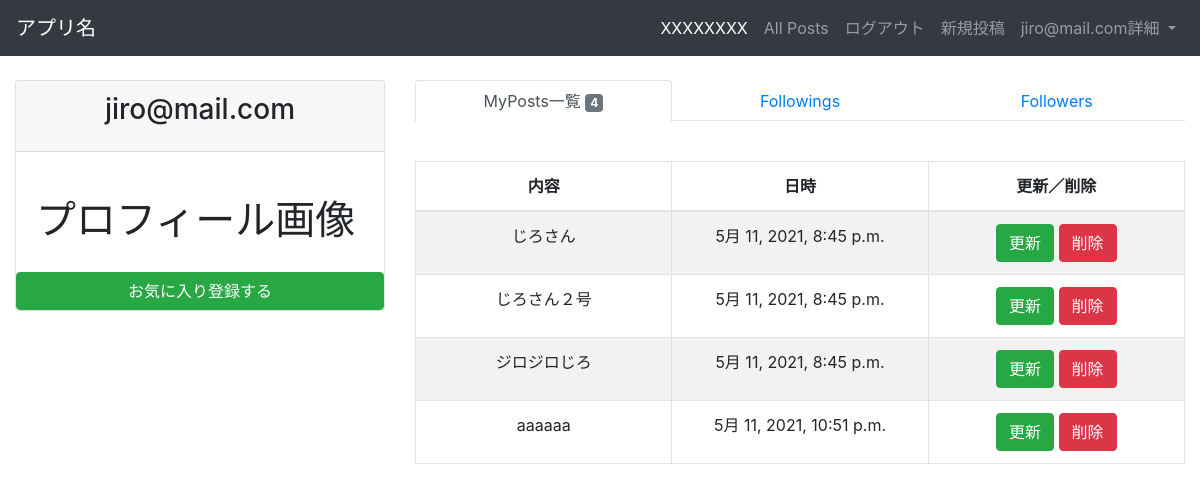
/microposts/myposts/ (signed in), run on an earlier commit of the app's database.
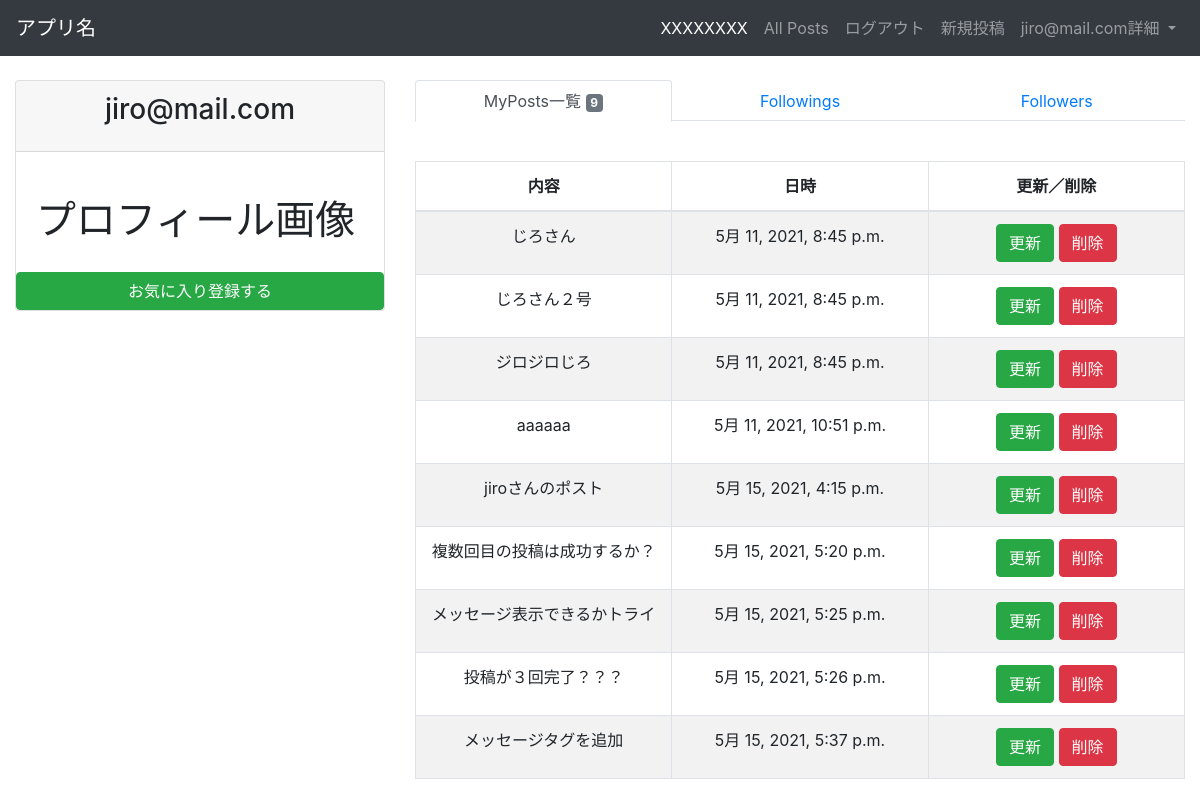
And on a later commit of the database.
### microposts/models.py (models this page shows)
class Post(models.Model):
    owner = models.ForeignKey('accounts.Users', verbose_name='オーナー', on_delete=models.CASCADE)
    content = models.TextField(max_length=255)
    created_at = models.DateTimeField(auto_now_add=True)
    class Meta:
        db_table = 'posts'

### microposts/views.py (the view)
# urls.py: path('myposts/', MyPostListView.as_view(), name='myposts'),
class MyPostListView(LoginRequiredMixin, ListView):
    template_name = 'microposts/myposts.html'
    model = Post
    success_url = reverse_lazy('microposts:myposts')
    def get_queryset(self):
        return Post.objects.filter(owner_id=self.request.user)

### templates/microposts/myposts.html (shortened to what this page needs)
{% extends 'base.html' %}
{% load bootstrap4 %}
{% block content %}
    <div class="content-wrapper">
        <div class="container-fluid">
            <div class="row">
                <aside class="col-sm-4">
                    <div class="card">
                        <div class="card-header">
                            <h3 class="card-title text-center">{{ user.get_username }}</h3>
                        </div>
                        <div class="card-body">
                            <h1>プロフィール画像</h1>
                        </div>
                        <button id="add-user" type="submit" class="btn btn-default btn-success btn-block">
                            お気に入り登録する
                        </button>
                    </div>
                </aside>
                <div class="col-sm-8">
                    <ul class="nav nav-tabs nav-justified mb-3">
                        <li class="nav-item"><a href="#" class="nav-link active">MyPosts一覧
                            <span class="badge badge-secondary">{{ object_list | length }}</span></a></li>
                        <li class="nav-item"><a href="#" class="nav-link">Followings</a></li>
                        <li class="nav-item"><a href="#" class="nav-link">Followers</a></li>
                    </ul>
                    <div class="table table-responsive">
                        <table id='post_list' width="100%"
                               class="table table-striped table-bordered table-hover">
                            <thead>
                            <tr>
                                <th class="text-center">内容</th>
                                <th class="text-center">日時</th>
                                <th class="text-center">更新／削除</th>
                            </tr>
                            </thead>
                            <tbody>
                            {% for item in object_list %}
                                <tr class="odd gradeX text-center">
                                    <td class="text-center" width="100">{{ item.content }}</td>
                                    <td class="text-center" width="100">{{ item.created_at }}</td>
                                    <td class="text-center" width="100">
                                        <a class="btn btn-success" href="{% url 'microposts:update' item.pk %}"
                                           role="button">更新</a>
                                        <a class="btn btn-danger" href="{% url 'microposts:delete' item.pk %}"
                                           role="button">削除</a>
                                    </td>
                                </tr>
                            {% endfor %}
                            </tbody>
                        </table>
                    </div>
                </div>
            </div>
        </div>
    </div>
{% endblock %}

What changed in the data, as far as the page shows it:
added Post: content "jiroさんのポスト", created_at "5月 15, 2021, 4:15 p.m."
added Post: content "複数回目の投稿は成功するか？", created_at "5月 15, 2021, 5:20 p.m."
added Post: content "メッセージ表示できるかトライ", created_at "5月 15, 2021, 5:25 p.m."
added Post: content "投稿が３回完了？？？", created_at "5月 15, 2021, 5:26 p.m."
added Post: content "メッセージタグを追加", created_at "5月 15, 2021, 5:37 p.m."
Also different on the page:
{{ object_list | length }}: "4" → "9"
